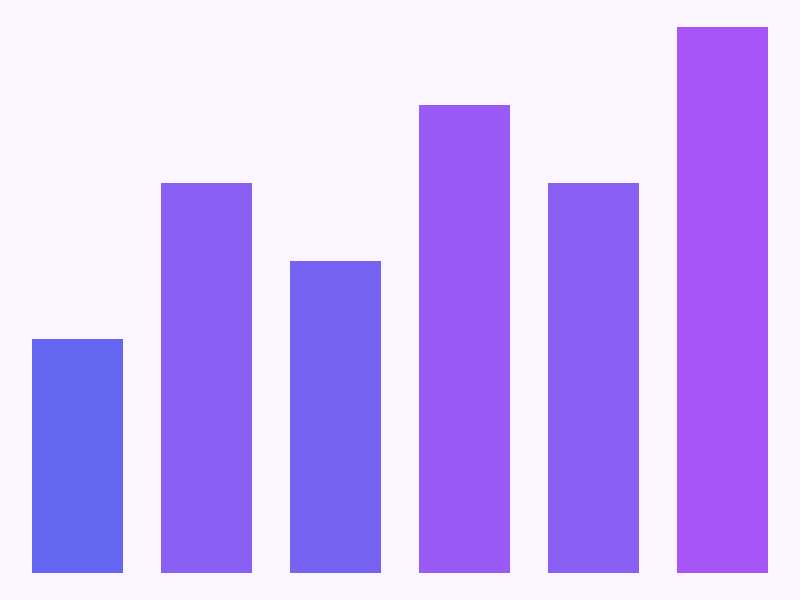
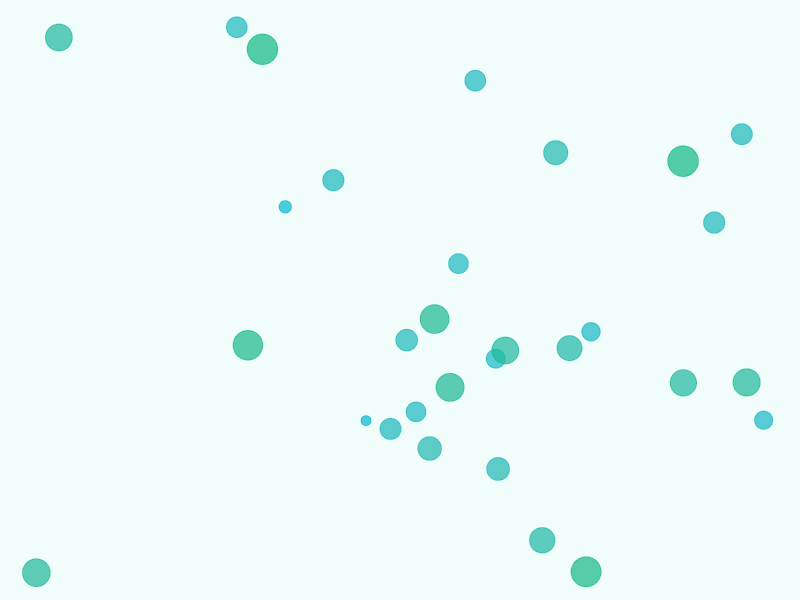
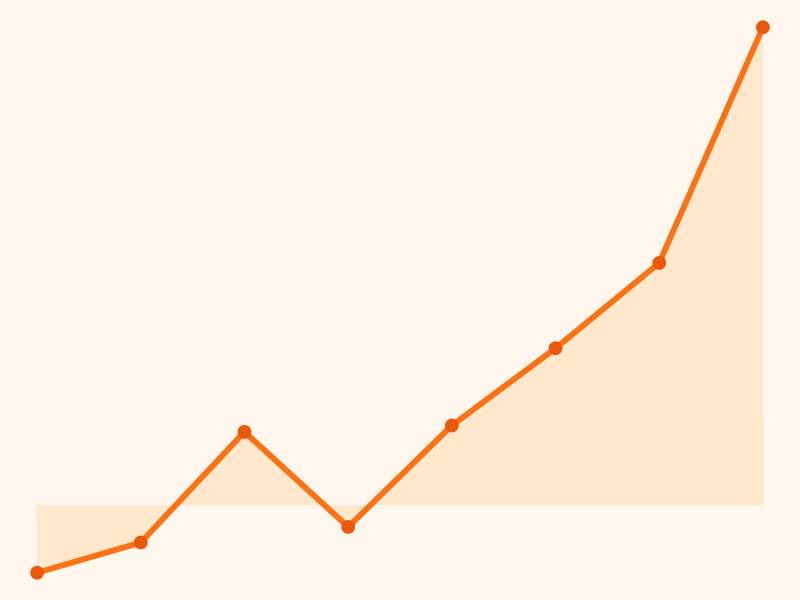

The R script that drew these images, in order:
library(ggplot2)

# 封面1: 渐变条形图 - 蓝紫色系
set.seed(1)
df1 <- data.frame(x = 1:6, y = c(3, 5, 4, 6, 5, 7))
p1 <- ggplot(df1, aes(x = factor(x), y = y, fill = y)) +
  geom_col(width = 0.7) +
  scale_fill_gradient(low = "#6366f1", high = "#a855f7") +
  theme_void() +
  theme(legend.position = "none",
        plot.background = element_rect(fill = "#faf5ff", color = NA))
ggsave("figure/default-cover1.png", p1, width = 6, height = 4, dpi = 150)

# 封面2: 散点图 - 青绿色系
set.seed(2)
df2 <- data.frame(x = rnorm(30), y = rnorm(30), size = runif(30, 2, 8))
p2 <- ggplot(df2, aes(x, y, size = size, color = size)) +
  geom_point(alpha = 0.7) +
  scale_color_gradient(low = "#06b6d4", high = "#10b981") +
  scale_size_continuous(range = c(3, 10)) +
  theme_void() +
  theme(legend.position = "none",
        plot.background = element_rect(fill = "#f0fdfa", color = NA))
ggsave("figure/default-cover2.png", p2, width = 6, height = 4, dpi = 150)

# 封面3: 折线图 - 橙红色系
set.seed(3)
df3 <- data.frame(x = 1:8, y = cumsum(rnorm(8, 0.5, 1)))
p3 <- ggplot(df3, aes(x, y)) +
  geom_area(fill = "#fed7aa", alpha = 0.5) +
  geom_line(color = "#f97316", linewidth = 2) +
  geom_point(color = "#ea580c", size = 4) +
  theme_void() +
  theme(legend.position = "none",
        plot.background = element_rect(fill = "#fff7ed", color = NA))
ggsave("figure/default-cover3.png", p3, width = 6, height = 4, dpi = 150)

cat("3 default covers created!\n")
